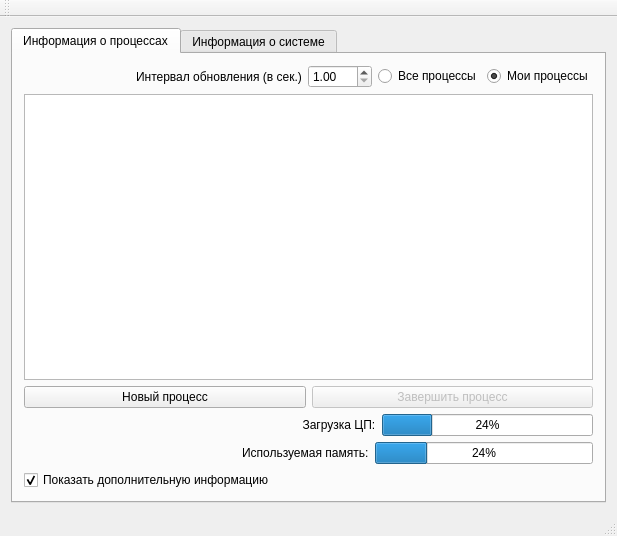
<?xml version="1.0" encoding="UTF-8"?>
<ui version="4.0">
 <class>TaskManager</class>
 <widget class="QMainWindow" name="TaskManager">
  <property name="geometry">
   <rect>
    <x>0</x>
    <y>0</y>
    <width>617</width>
    <height>536</height>
   </rect>
  </property>
  <property name="windowTitle">
   <string>TaskManager</string>
  </property>
  <property name="windowIcon">
   <iconset resource="resource.qrc">
    <normaloff>:/icon/icon.ico</normaloff>:/icon/icon.ico</iconset>
  </property>
  <widget class="QWidget" name="centralWidget">
   <layout class="QVBoxLayout" name="verticalLayout">
    <item>
     <widget class="QTabWidget" name="tabWidget">
      <property name="currentIndex">
       <number>0</number>
      </property>
      <widget class="QWidget" name="tab">
       <attribute name="title">
        <string>Информация о процессах</string>
       </attribute>
       <layout class="QVBoxLayout" name="verticalLayout_2">
        <item>
         <layout class="QHBoxLayout" name="horizontalLayout_2">
          <item>
           <spacer name="horizontalSpacer">
            <property name="orientation">
             <enum>Qt::Horizontal</enum>
            </property>
            <property name="sizeHint" stdset="0">
             <size>
              <width>40</width>
              <height>20</height>
             </size>
            </property>
           </spacer>
          </item>
          <item>
           <widget class="QLabel" name="label">
            <property name="text">
             <string>Интервал обновления (в сек.)</string>
            </property>
           </widget>
          </item>
          <item>
           <widget class="QDoubleSpinBox" name="doubleSpinBox">
            <property name="minimum">
             <double>1.000000000000000</double>
            </property>
            <property name="maximum">
             <double>100.000000000000000</double>
            </property>
            <property name="singleStep">
             <double>0.250000000000000</double>
            </property>
            <property name="value">
             <double>1.000000000000000</double>
            </property>
           </widget>
          </item>
          <item>
           <widget class="QRadioButton" name="allProcesses_radioButton">
            <property name="text">
             <string>Все процессы</string>
            </property>
           </widget>
          </item>
          <item>
           <widget class="QRadioButton" name="myProcesses_radioButton">
            <property name="text">
             <string>Мои процессы</string>
            </property>
            <property name="checked">
             <bool>true</bool>
            </property>
           </widget>
          </item>
         </layout>
        </item>
        <item>
         <widget class="QTableWidget" name="tableWidget">
          <property name="sortingEnabled">
           <bool>false</bool>
          </property>
         </widget>
        </item>
        <item>
         <layout class="QHBoxLayout" name="horizontalLayout_5">
          <item>
           <widget class="QPushButton" name="newProcess_pushButton">
            <property name="text">
             <string>Новый процесс</string>
            </property>
           </widget>
          </item>
          <item>
           <widget class="QPushButton" name="killProcess_pushButton">
            <property name="enabled">
             <bool>false</bool>
            </property>
            <property name="text">
             <string>Завершить процесс</string>
            </property>
           </widget>
          </item>
         </layout>
        </item>
        <item>
         <layout class="QHBoxLayout" name="horizontalLayout">
          <item>
           <spacer name="horizontalSpacer_2">
            <property name="orientation">
             <enum>Qt::Horizontal</enum>
            </property>
            <property name="sizeHint" stdset="0">
             <size>
              <width>40</width>
              <height>20</height>
             </size>
            </property>
           </spacer>
          </item>
          <item>
           <widget class="QLabel" name="label_2">
            <property name="text">
             <string>                    Загрузка ЦП:</string>
            </property>
           </widget>
          </item>
          <item>
           <widget class="QProgressBar" name="cpu_progressBar">
            <property name="sizePolicy">
             <sizepolicy hsizetype="Expanding" vsizetype="Fixed">
              <horstretch>0</horstretch>
              <verstretch>0</verstretch>
             </sizepolicy>
            </property>
            <property name="value">
             <number>24</number>
            </property>
           </widget>
          </item>
         </layout>
        </item>
        <item>
         <layout class="QHBoxLayout" name="horizontalLayout_3">
          <item>
           <spacer name="horizontalSpacer_3">
            <property name="orientation">
             <enum>Qt::Horizontal</enum>
            </property>
            <property name="sizeHint" stdset="0">
             <size>
              <width>40</width>
              <height>20</height>
             </size>
            </property>
           </spacer>
          </item>
          <item>
           <widget class="QLabel" name="label_3">
            <property name="text">
             <string>Используемая память:</string>
            </property>
           </widget>
          </item>
          <item>
           <widget class="QProgressBar" name="mem_progressBar">
            <property name="sizePolicy">
             <sizepolicy hsizetype="Expanding" vsizetype="Fixed">
              <horstretch>0</horstretch>
              <verstretch>0</verstretch>
             </sizepolicy>
            </property>
            <property name="value">
             <number>24</number>
            </property>
           </widget>
          </item>
         </layout>
        </item>
        <item>
         <layout class="QHBoxLayout" name="horizontalLayout_6">
          <item>
           <widget class="QCheckBox" name="advancedInformation_checkBox">
            <property name="text">
             <string>Показать дополнительную информацию</string>
            </property>
            <property name="checked">
             <bool>true</bool>
            </property>
           </widget>
          </item>
          <item>
           <spacer name="horizontalSpacer_4">
            <property name="orientation">
             <enum>Qt::Horizontal</enum>
            </property>
            <property name="sizeHint" stdset="0">
             <size>
              <width>40</width>
              <height>20</height>
             </size>
            </property>
           </spacer>
          </item>
         </layout>
        </item>
       </layout>
      </widget>
      <widget class="QWidget" name="tab_2">
       <attribute name="title">
        <string>Информация о системе</string>
       </attribute>
       <layout class="QHBoxLayout" name="horizontalLayout_7">
        <item>
         <layout class="QVBoxLayout" name="verticalLayout_3">
          <item>
           <widget class="QLabel" name="os_label">
            <property name="font">
             <font>
              <pointsize>14</pointsize>
             </font>
            </property>
            <property name="text">
             <string>TextLabel</string>
            </property>
           </widget>
          </item>
          <item>
           <widget class="QLabel" name="username_label">
            <property name="font">
             <font>
              <pointsize>14</pointsize>
             </font>
            </property>
            <property name="text">
             <string>TextLabel</string>
            </property>
           </widget>
          </item>
          <item>
           <widget class="QLabel" name="processorModel_label">
            <property name="font">
             <font>
              <pointsize>14</pointsize>
             </font>
            </property>
            <property name="text">
             <string>TextLabel</string>
            </property>
           </widget>
          </item>
          <item>
           <widget class="QLabel" name="totalMemory_label">
            <property name="font">
             <font>
              <pointsize>14</pointsize>
             </font>
            </property>
            <property name="text">
             <string>TextLabel</string>
            </property>
           </widget>
          </item>
          <item>
           <widget class="QLabel" name="usedMemory_label">
            <property name="font">
             <font>
              <pointsize>14</pointsize>
             </font>
            </property>
            <property name="text">
             <string>TextLabel</string>
            </property>
           </widget>
          </item>
          <item>
           <widget class="QLabel" name="availableMemory_label">
            <property name="font">
             <font>
              <pointsize>14</pointsize>
             </font>
            </property>
            <property name="text">
             <string>TextLabel</string>
            </property>
           </widget>
          </item>
         </layout>
        </item>
       </layout>
      </widget>
     </widget>
    </item>
   </layout>
  </widget>
  <widget class="QMenuBar" name="menuBar">
   <property name="geometry">
    <rect>
     <x>0</x>
     <y>0</y>
     <width>617</width>
     <height>22</height>
    </rect>
   </property>
  </widget>
  <widget class="QStatusBar" name="statusBar"/>
  <widget class="QToolBar" name="mainToolBar">
   <attribute name="toolBarArea">
    <enum>TopToolBarArea</enum>
   </attribute>
   <attribute name="toolBarBreak">
    <bool>false</bool>
   </attribute>
  </widget>
 </widget>
 <layoutdefault spacing="6" margin="11"/>
 <resources>
  <include location="resource.qrc"/>
 </resources>
 <connections/>
</ui>
